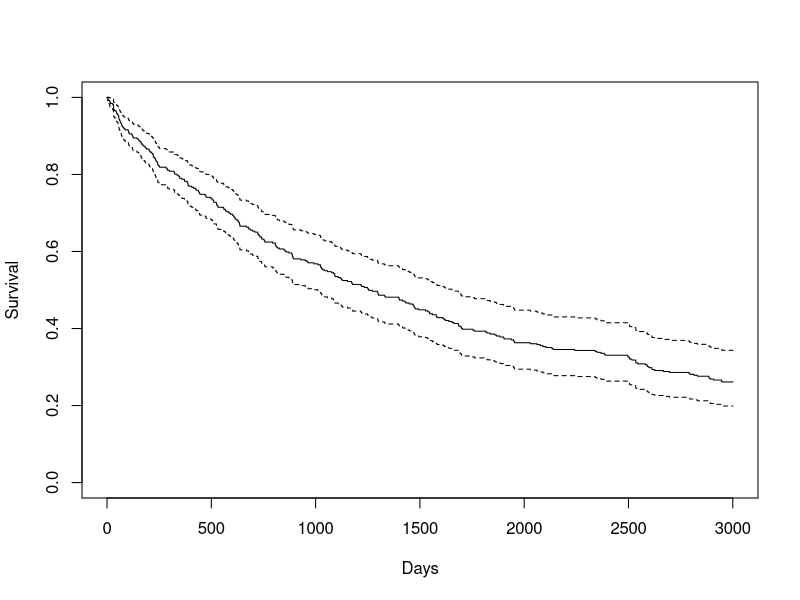
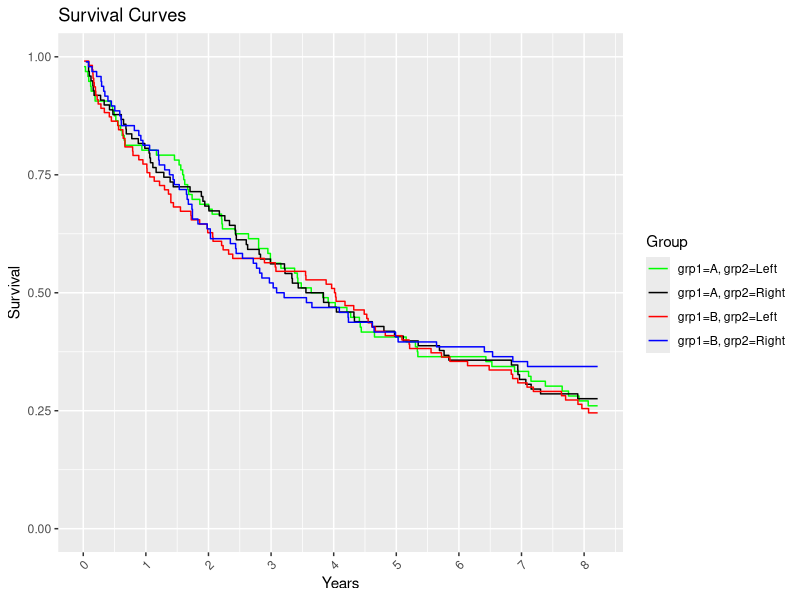
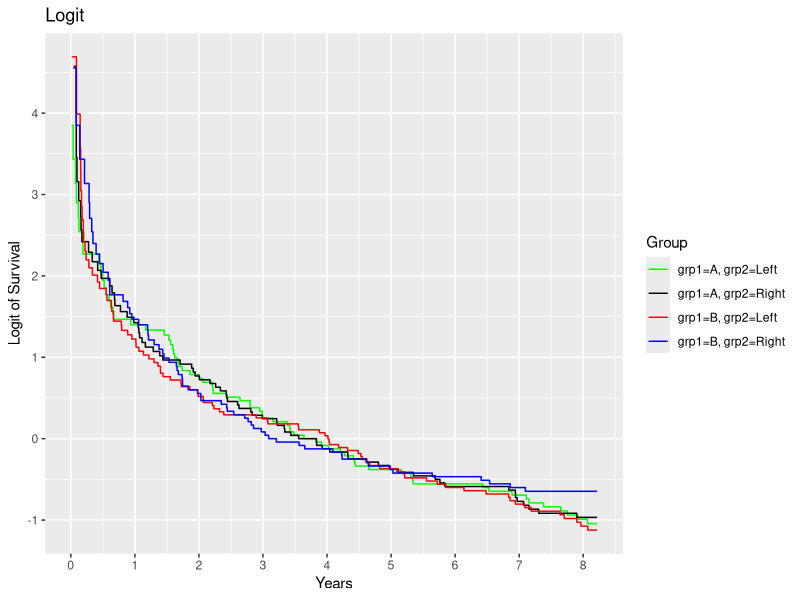

Here is the R script that generated these plots, in order:
## ---- chunk 1
# Load packages----
require(data.table)
require(survival)
require(ggplot2)

# Data----
# Setumber of observations
n <- 400

# Set maximum number of days and days to censoring
max.days <- 5000
cens.days <- 3000

dt1 <- data.table(days2death = round(runif(n, 0, max.days)*rexp(n)), 
                  death = 0,
                  grp1 = factor(sample(x = c("A", "B"),
                                       size = n,
                                       replace = TRUE),
                                levels = c("A", "B")),
                  grp2 = factor(sample(x = c("Left", "Right"),
                                       size = n,
                                       replace = TRUE),
                                levels = c("Left", "Right")))
# Censor to 3000 days
dt1$death[dt1$days2death <= cens.days] <- 1

# OPTIONAL: don't plot beyond censoring
# If this is omitted, the curves wil extend further
# to the right but will be flat between censoring date 
# and the largest number of days
dt1$days2death[dt1$days2death > cens.days] <- cens.days + 1

summary(dt1)

# Model: Cox Regression
m1 <- coxph(Surv(days2death, (death == 1)) ~ grp1 + grp2,
            data = dt1)
summary(m1)

# Predict risks for each combination
predict(m1,
        newdata = list(grp1 = c("A", "A", "B", "B"),
                       grp2 = c("Left", "Right", "Left", "Right")),
        type = "risk")

# WHAT IS THIS?
predict(m1,
        newdata = list(grp1 = "A",
                       grp2 = "Left",
                       days2death = 3000,
                       death = 1),
        type = "expected")

# Generic survival curves
plot(survfit(m1),
     mark.time = FALSE,
     xlab = "Days",
     ylab = "Survival")

# Create a Survival Fit object
sf1 <- survfit(Surv(days2death, (death == 1)) ~ grp1 + grp2,
               data = dt1)

# Extract data from the fit 
dt.surv <- data.table(Time = sf1$time,
                      HR = sf1$surv,
                      Group = rep(names(sf1$strata),
                                  sf1$strata))
# Plot----
ggplot(dt.surv,
       aes(x = Time,
           y = HR,
           colour = Group,
           group = Group)) +
  geom_step() +
  scale_colour_manual(values = c("green",
                                 "black",
                                 "red",
                                 "blue")) +
  theme(axis.text.x = element_text(angle = 45,
                                   hjust = 1)) +
  scale_x_continuous("Years",
                     breaks = c(0:17)*365.25,
                     labels = 0:17) +
  scale_y_continuous("Survival",
                     limits = c(0, 1)) +
  ggtitle("Survival Curves") +
  guides(fill = guide_legend(title = "Group",
                             title.position = "top",
                             nrow = 1))

# Compute and plot logit----
dt.surv[, Logit := log(HR/(1 - HR))]

ggplot(dt.surv,
       aes(x = Time,
           y = Logit,
           colour = Group,
           group = Group)) +
  geom_step() +
  scale_colour_manual(values = c("green",
                                 "black",
                                 "red",
                                 "blue")) +
  scale_x_continuous("Years",
                     breaks = c(0:17)*365.25,
                     labels = 0:17) +
  scale_y_continuous("Logit of Survival") +
  ggtitle("Logit") +
  guides(fill = guide_legend(title = "Group",
                             title.position = "top",
                             nrow = 1))
